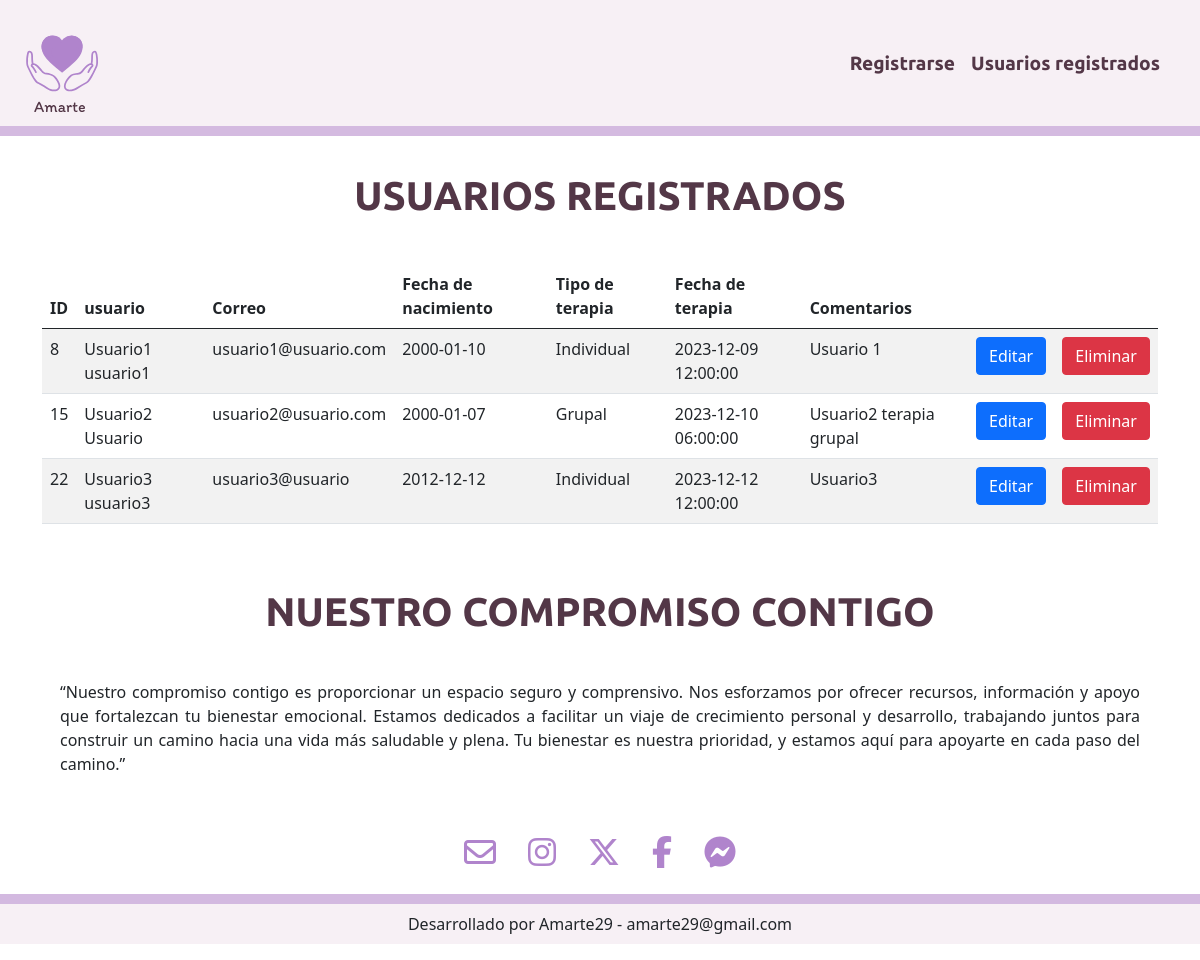
Page /Usuario/index.php on the committed database.
### tables this page shows
CREATE TABLE `usuarios` (
  `id` int(11) NOT NULL,
  `nombres` varchar(50) NOT NULL,
  `apellidos` varchar(50) NOT NULL,
  `fecha_nacimiento` date NOT NULL,
  `celular` int(100) NOT NULL,
  `correo` varchar(100) NOT NULL,
  `tipo_terapia` varchar(50) NOT NULL,
  `fecha_hora` datetime NOT NULL,
  `comentarios` text DEFAULT NULL,
  `fecha_creacion` timestamp NOT NULL DEFAULT current_timestamp()
);

### Usuario/Usuario.php (called while the page is built, shortened)
<?php
include("../config/Database.php");
class Usuario
{
  public $connection;
  public function __construct()
  {
    $db = new Database();
    $this->connection = $db->connectToDatabase();
  }
  function getAll()
  {
    $sql = "SELECT * FROM usuarios ORDER BY fecha_hora ASC";
    return mysqli_query($this->connection, $sql);
  }
}
?>

### config/Database.php (called while the page is built, shortened)
<?php
class Database{
  public $host = 'localhost';
  public $user = 'root';
  public $pass = '';
  public $db = 'amarte';
  function connectToDatabase(){
    $this->connection = mysqli_connect($this->host, $this->user, $this->pass, $this->db);
    return $this->connection;
  }
}
?>

### Usuario/index.php (the view, shortened to what this page needs)
<?php
include("Usuario.php");
$usuario = new Usuario();
$data = $usuario->getAll();
?>
<!DOCTYPE html>
<html lang="en">
<head>
  <link href="https://cdn.jsdelivr.net/npm/bootstrap@5.0.2/dist/css/bootstrap.min.css" rel="stylesheet"
 />
  <link rel="stylesheet" href="<?= ROOT . 'styles/index.css' ?>">
  <link rel="stylesheet" href="https://cdnjs.cloudflare.com/ajax/libs/font-awesome/6.4.2/css/all.min.css"
 />
  <link rel="stylesheet" href="./styles/index.css" />
</head>
<body>
  <?php include("../components/header.php") ?>
  <main>
    <section class="container-fluid">
      <div class="row">
        <h1 class="title__section">Usuarios registrados</h1>
      </div>
      <div class="container mb-5">
        <div class="table-responsive">
          <table class="table table-striped table-hover">
            <thead>
              <tr>
                <th scope="col">ID</th>
                <th scope="col">usuario</th>
                <th scope="col">Correo</th>
                <th scope="col">Fecha de nacimiento</th>
                <th scope="col">Tipo de terapia</th>
                <th scope="col">Fecha de terapia</th>
                <th scope="col">Comentarios</th>
                <th scope="col"></th>
                <th scope="col"></th>
              </tr>
            </thead>
            <tbody class="table-group-divider">
              <?php foreach ($data as $usuario): ?>
                <tr>
                  <td>
                    <?php echo $usuario['id']; ?>
                  </td>
                  <td>
                    <?php echo $usuario['nombres'] . " " . $usuario['apellidos']; ?>
                  </td>
                  <td>
                    <?php echo $usuario['correo']; ?>
                  </td>
                  <td>
                    <?php echo $usuario['fecha_nacimiento']; ?>
                  </td>
                  <td>
                    <?php echo $usuario['tipo_terapia']; ?>
                  </td>
                  <td>
                    <?php echo $usuario['fecha_hora']; ?>
                  </td>
                  <td>
                    <?php echo $usuario['comentarios']; ?>
                  </td>
                  <?php $idUsuario = $usuario["id"] ?>
                  <td>
                    <?php echo "<a href='" . ROOT . "/Usuario/modify.php?id=$idUsuario' class='btn btn-primary btn-modify'>Editar</a> " ?>
                  </td>
                  <td>
                    <?php echo "<a href='" . ROOT . "/Usuario/index.php?id=$idUsuario' class='btn btn-danger'>Eliminar</a>" ?>
                  </td>
                </tr>
              <?php endforeach; ?>
            </tbody>
          </table>
        </div>
      </div>
    </section>
  </main>
  <?php include("../components/footer.php") ?>
</body>
</html>

### components/header.php
<header id="header">
  <nav class="navbar navbar-expand-md">
    <div class="container-image container-fluid">
      <a class="navbar-brand" href="<?= ROOT ?>">
        <img src="<?= ROOT . 'assets/Logo.svg' ?>" alt="Logo_amarte" title="Logo_amarte" />
      </a>
    </div>
    <div class="expand navbar-expand" id="navbarNav">
      <ul class="navbar-nav">
        <li class="nav-item">
          <a href="<?= ROOT ?>Usuario/add.php" class="nav-link">Registrarse</a>
        </li>
        <li class="nav-item">
          <a href="<?= ROOT ?>Usuario" class="nav-link">Usuarios registrados</a>
        </li>
      </ul>
    </div>
  </nav>
</header>

### components/footer.php
<footer id="footer">
  <section id="nuestro_compromiso_contigo">
    <div class="container">
      <h2 class="title__section">Nuestro compromiso contigo</h2>
    </div>
    <p class="nuestro_compromiso_contigo-paragraph">
      “Nuestro compromiso contigo es proporcionar un espacio seguro y
      comprensivo. Nos esforzamos por ofrecer recursos, información y apoyo
      que fortalezcan tu bienestar emocional. Estamos dedicados a facilitar
      un viaje de crecimiento personal y desarrollo, trabajando juntos para
      construir un camino hacia una vida más saludable y plena. Tu bienestar
      es nuestra prioridad, y estamos aquí para apoyarte en cada paso del
      camino.”
    </p>
  </section>
  <section id="icons">
    <div class="d-flex justify-content-center flex-wrap">
      <a
        href="https://accounts.google.com/v3/signin/identifier?authuser=0&continue=https%3A%2F%2Fmail.google.com%2Fmail%2F&ec=GAlAFw&hl=es&service=mail&flowName=GlifWebSignIn&flowEntry=AddSession&dsh=S-1275047377%3A1700448355670990&theme=glif">
        <i class="fa-regular fa-envelope icons__socialNetworks"></i></a>
      <a href="https://www.instagram.com/"><i class="fa-brands fa-instagram icons__socialNetworks"></i></a>
      <a href="https://twitter.com/?lang=es"><i class="fa-brands fa-x-twitter icons__socialNetworks"></i></a>
      <a href="https://www.facebook.com/"><i class="fa-brands fa-facebook-f icons__socialNetworks"></i></a>
      <a href="https://www.facebook.com/"><i class="fa-brands fa-facebook-messenger icons__socialNetworks"></i></a>
    </div>
  </section class="author">
  <section class="author">
    <p class="author__paragraph">Desarrollado por Amarte29 - amarte29@gmail.com</p>
  </section>
</footer>

### styles/index.css (style rules this page uses)
#header { border-bottom: 10px solid rgba(177, 133, 204, 0.5); background-color: #F7F0F5; }
#header nav div.container-image { width: 50%; }
#header nav div#navbarNav { width: 50%; display: flex; justify-content: end; padding-right: 2rem; }
ul.navbar-nav li a { color: #533747; font-weight: 700; font-family: 'Ubuntu', sans-serif; font-size: 1.2rem; }
.row { margin: 3vw 0; }
.title__section { text-transform: uppercase; text-align: center; font-family: "Ubuntu", sans-serif; color: #533747; font-weight: bold; font-size: 2.5rem; }
footer #nuestro_compromiso_contigo { width: 100%; display: flex; flex-direction: column; align-items: center; margin-bottom: 1.5rem; }
.nuestro_compromiso_contigo-paragraph { width: 90%; text-align: justify; margin: 3vw 0; }
.icons__socialNetworks { color: #B084CC; font-size: 2rem; margin: 0 1rem; }
section#icons { margin-bottom: 1.5rem; }
.author { margin-bottom: 0; }
.author__paragraph { width: 100%; background: #F7F0F5; border-top: 10px solid rgba(176, 132, 204, 0.5); text-align: center; padding: 0.5rem; }

### rows in the picture
usuarios: id "8", nombres "Usuario1", apellidos "usuario1", correo "usuario1@usuario.com", fecha_nacimiento "2000-01-10", tipo_terapia "Individual", fecha_hora "2023-12-09 12:00:00", comentarios "Usuario 1"
usuarios: id "15", nombres "Usuario2", apellidos "Usuario", correo "usuario2@usuario.com", fecha_nacimiento "2000-01-07", tipo_terapia "Grupal", fecha_hora "2023-12-10 06:00:00", comentarios "Usuario2 terapia grupal"
usuarios: id "22", nombres "Usuario3", apellidos "usuario3", correo "usuario3@usuario", fecha_nacimiento "2012-12-12", tipo_terapia "Individual", fecha_hora "2023-12-12 12:00:00", comentarios "Usuario3"
